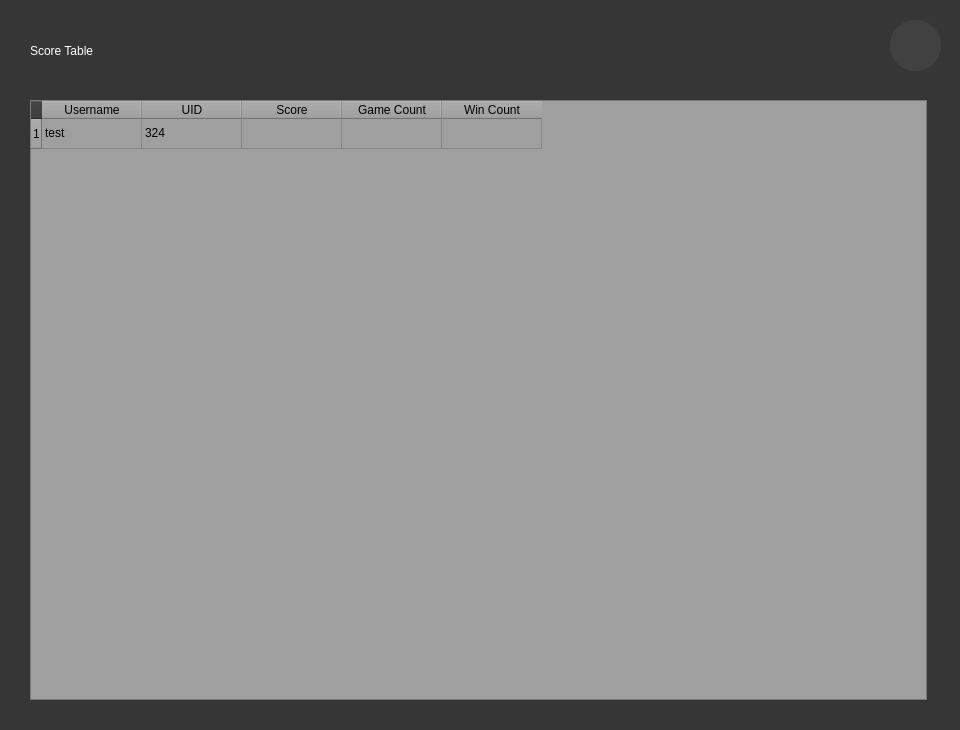
<?xml version="1.0" encoding="UTF-8"?>
<ui version="4.0">
 <class>Form</class>
 <widget class="QWidget" name="Form">
  <property name="geometry">
   <rect>
    <x>0</x>
    <y>0</y>
    <width>960</width>
    <height>730</height>
   </rect>
  </property>
  <property name="windowTitle">
   <string>Form</string>
  </property>
  <property name="styleSheet">
   <string notr="true">background-color: rgb(54, 54, 54);</string>
  </property>
  <widget class="QLabel" name="home_back_label">
   <property name="geometry">
    <rect>
     <x>890</x>
     <y>20</y>
     <width>51</width>
     <height>51</height>
    </rect>
   </property>
   <property name="styleSheet">
    <string notr="true">background-color: rgb(65, 65, 65);
border-radius:25px;
border:1px;

padding:3px;</string>
   </property>
   <property name="text">
    <string/>
   </property>
   <property name="textFormat">
    <enum>Qt::PlainText</enum>
   </property>
   <property name="pixmap">
    <pixmap>icons/home.png</pixmap>
   </property>
   <property name="scaledContents">
    <bool>true</bool>
   </property>
  </widget>
  <widget class="QPushButton" name="backbutton">
   <property name="geometry">
    <rect>
     <x>880</x>
     <y>20</y>
     <width>71</width>
     <height>51</height>
    </rect>
   </property>
   <property name="styleSheet">
    <string notr="true">border:1px;
background: transparent;</string>
   </property>
   <property name="text">
    <string/>
   </property>
  </widget>
  <widget class="QLabel" name="scoretable_title">
   <property name="geometry">
    <rect>
     <x>30</x>
     <y>20</y>
     <width>341</width>
     <height>61</height>
    </rect>
   </property>
   <property name="styleSheet">
    <string notr="true">color: rgb(255, 255, 255);
font: 40pt &quot;Calibri&quot;;</string>
   </property>
   <property name="text">
    <string>Score Table</string>
   </property>
  </widget>
  <widget class="QTableWidget" name="score_table">
   <property name="geometry">
    <rect>
     <x>30</x>
     <y>100</y>
     <width>897</width>
     <height>600</height>
    </rect>
   </property>
   <property name="styleSheet">
    <string notr="true">* {
	text-align: center;
    font: 18pt &quot;Calibri&quot;;
	background-color: rgb(159, 159, 159);
}
</string>
   </property>
   <property name="wordWrap">
    <bool>true</bool>
   </property>
   <row>
    <property name="text">
     <string>1</string>
    </property>
   </row>
   <column>
    <property name="text">
     <string>Username</string>
    </property>
   </column>
   <column>
    <property name="text">
     <string>UID</string>
    </property>
   </column>
   <column>
    <property name="text">
     <string>Score</string>
    </property>
   </column>
   <column>
    <property name="text">
     <string>Game Count</string>
    </property>
   </column>
   <column>
    <property name="text">
     <string>Win Count</string>
    </property>
   </column>
   <item row="0" column="0">
    <property name="text">
     <string>test</string>
    </property>
   </item>
   <item row="0" column="1">
    <property name="text">
     <string>324</string>
    </property>
   </item>
  </widget>
 </widget>
 <resources/>
 <connections/>
</ui>
